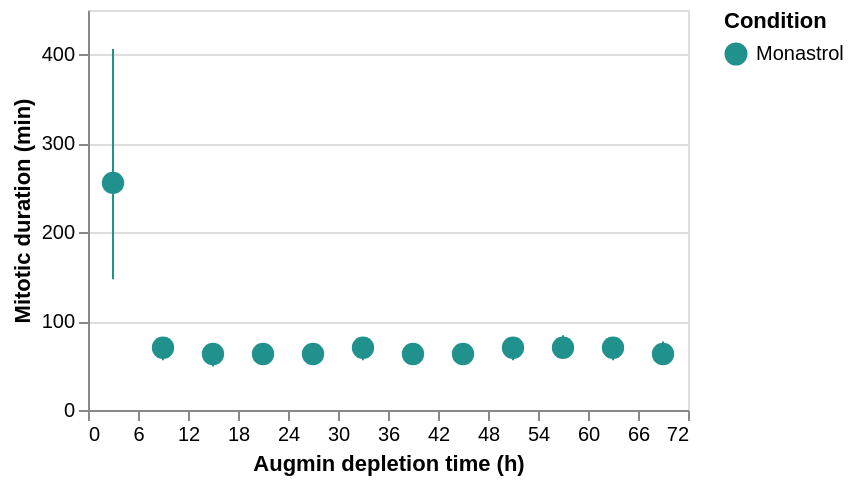

The cell this chart's notebook holds for it:
### Code cell
counts = df_mona_all.Condition.value_counts()
counts.to_csv(root + "Statistics/FigureS7B.csv")
print(counts)
df_mona_all.to_csv(root + "Statistics/FigureS7B_SourceData.csv")

Scatter_MitoticDuration_FigureS7 = Scatter_bin(
    dataframe = df_mona_all,
    x = "Frame_onset_hrs",
    y = "Mitotic_duration_mins",
    color = "Condition",
    x_title = "Augmin depletion time (h)",
    y_title = "Mitotic duration (min)",
    binextent = [0, 72],
    binstep = 6
)
Scatter_MitoticDuration_FigureS7

### Figure 1 — Vega-Lite specification as saved in the notebook (floating-point values rounded to 4 significant figures; data arrays with more than 128 entries replaced by an {"elided": "..."} marker saying what was removed)
{"config": {"view": {"continuousWidth": 300, "continuousHeight": 300}}, "layer": [{"mark": {"type": "errorbar", "extent": "iqr"}, "encoding": {"color": {"field": "Condition", "scale": {"scheme": "viridis"}, "type": "nominal"}, "x": {"bin": {"extent": [0, 72], "step": 6}, "field": "Frame_onset_hrs", "title": "Augmin depletion time (h)", "type": "quantitative"}, "y": {"aggregate": "mean", "bin": false, "field": "Mitotic_duration_mins", "title": "Mitotic duration (min)", "type": "quantitative"}}}, {"mark": {"type": "circle", "opacity": 1, "size": 125}, "encoding": {"color": {"field": "Condition", "scale": {"scheme": "viridis"}, "type": "nominal"}, "x": {"bin": {"extent": [0, 72], "step": 6}, "field": "Frame_onset_hrs", "title": "Augmin depletion time (h)", "type": "quantitative"}, "y": {"aggregate": "median", "bin": false, "field": "Mitotic_duration_mins", "title": "Mitotic duration (min)", "type": "quantitative"}}}], "data": {"name": "data-16fb5ad6c7b526bb332a8ca615c101aa"}, "height": 200, "width": 300, "$schema": "https://vega.github.io/schema/vega-lite/v5.20.1.json", "datasets": {"data-16fb5ad6c7b526bb332a8ca615c101aa": {"elided": "492 records"}}}
